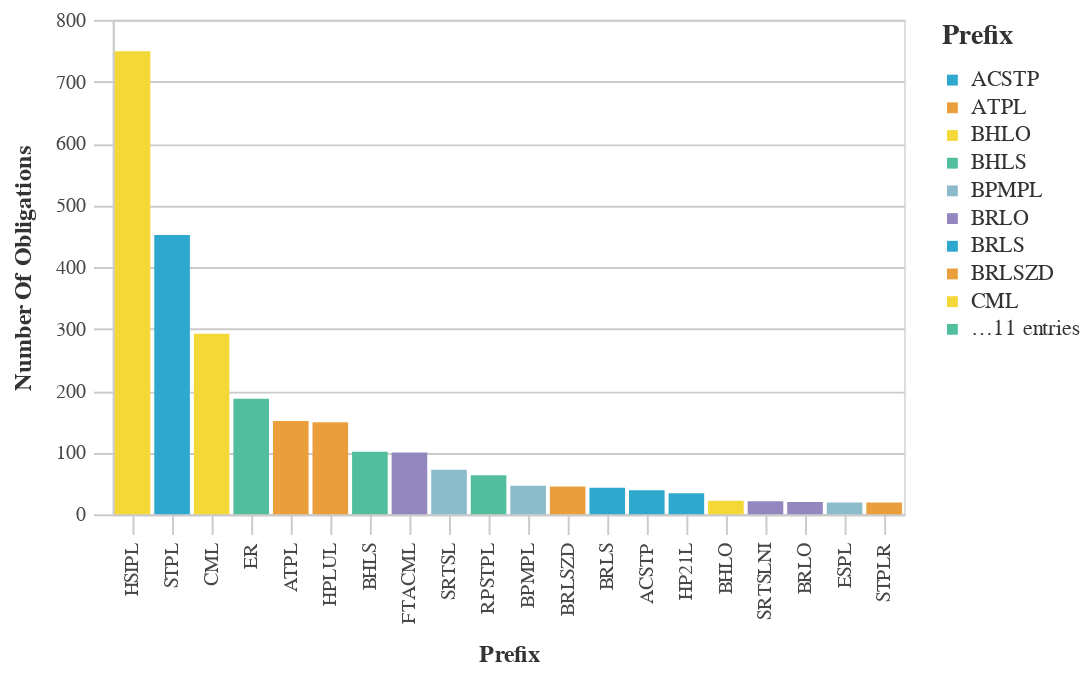

Notebook code cell kept with this figure:
### Markdown cell above
### Most Used Prefix Codes

### Code cell
#Bar chart with the Most Used Prefix Counts
chart_df = (df_top>>filter(_.variable=='prefix')).rename(columns={"value":"Prefix",
                                 "count":"Number of Obligations"})
chart9= (_dla_utils.basic_bar_chart_no_save(chart_df, 'Prefix', 'Number of Obligations', 'Prefix', district))
    

display(chart9)

### Figure 1 — Vega-Lite specification as saved in the notebook (floating-point values rounded to 4 significant figures)
{"config": {"view": {"continuousWidth": 400, "continuousHeight": 300}, "axis": {"domainColor": "#cbcbcb", "grid": true, "gridColor": "#cbcbcb", "gridWidth": 1, "labelColor": "#474747", "labelFont": "Nunito Sans", "labelFontSize": 10, "labelPadding": 4, "tickColor": "#cbcbcb", "tickSize": 10, "titleColor": "#333", "titleFont": "Raleway", "titleFontSize": 12, "titlePadding": 10}, "axisBand": {"grid": false}, "background": "white", "font": "Raleway", "header": {"labelFont": "Nunito Sans", "titleFont": "Raleway"}, "legend": {"labelColor": "#333", "labelFont": "Nunito Sans", "labelFontSize": 11, "labelLimit": 0, "padding": 1, "symbolSize": 30, "symbolType": "square", "titleColor": "#333", "titleFont": "Raleway", "titleFontSize": 14, "titlePadding": 10}, "title": {"anchor": "middle", "font": "Raleway", "fontSize": 18, "fontWeight": 300, "offset": 20}}, "data": {"name": "data-f7267f86cd49986ea33388de33228a87"}, "mark": "bar", "encoding": {"color": {"field": "Prefix", "legend": {"symbolLimit": 10, "title": "Prefix"}, "scale": {"range": ["#2EA8CE", "#EB9F3C", "#F4D837", "#51BF9D", "#8CBCCB", "#9487C0"]}, "type": "nominal"}, "tooltip": [{"field": "Prefix", "title": "Prefix", "type": "nominal"}, {"field": "Number of Obligations", "title": "Number Of Obligations", "type": "quantitative"}], "x": {"field": "Prefix", "sort": "-y", "title": "Prefix", "type": "nominal"}, "y": {"field": "Number of Obligations", "title": "Number Of Obligations", "type": "quantitative"}}, "height": 250, "width": 400, "$schema": "https://vega.github.io/schema/vega-lite/v4.17.0.json", "datasets": {"data-f7267f86cd49986ea33388de33228a87": [{"Prefix": "HSIPL", "Number of Obligations": 749, "variable": "prefix"}, {"Prefix": "STPL", "Number of Obligations": 452, "variable": "prefix"}, {"Prefix": "CML", "Number of Obligations": 292, "variable": "prefix"}, {"Prefix": "ER", "Number of Obligations": 187, "variable": "prefix"}, {"Prefix": "ATPL", "Number of Obligations": 151, "variable": "prefix"}, {"Prefix": "HPLUL", "Number of Obligations": 149, "variable": "prefix"}, {"Prefix": "BHLS", "Number of Obligations": 101, "variable": "prefix"}, {"Prefix": "FTACML", "Number of Obligations": 100, "variable": "prefix"}, {"Prefix": "SRTSL", "Number of Obligations": 72, "variable": "prefix"}, {"Prefix": "RPSTPL", "Number of Obligations": 63, "variable": "prefix"}, {"Prefix": "BPMPL", "Number of Obligations": 46, "variable": "prefix"}, {"Prefix": "BRLSZD", "Number of Obligations": 45, "variable": "prefix"}, {"Prefix": "BRLS", "Number of Obligations": 43, "variable": "prefix"}, {"Prefix": "ACSTP", "Number of Obligations": 39, "variable": "prefix"}, {"Prefix": "HP21L", "Number of Obligations": 34, "variable": "prefix"}, {"Prefix": "BHLO", "Number of Obligations": 22, "variable": "prefix"}, {"Prefix": "SRTSLNI", "Number of Obligations": 21, "variable": "prefix"}, {"Prefix": "BRLO", "Number of Obligations": 20, "variable": "prefix"}, {"Prefix": "ESPL", "Number of Obligations": 19, "variable": "prefix"}, {"Prefix": "STPLR", "Number of Obligations": 19, "variable": "prefix"}]}}
